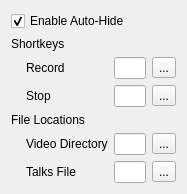
          <widget class="QWidget" name="page_2">
           <property name="geometry">
            <rect>
             <x>0</x>
             <y>0</y>
             <width>187</width>
             <height>181</height>
            </rect>
           </property>
           <attribute name="label">
            <string>Extra Settings</string>
           </attribute>
           <layout class="QVBoxLayout" name="verticalLayout_10">
            <item>
             <widget class="QCheckBox" name="autoHideCheckbox">
              <property name="sizePolicy">
               <sizepolicy hsizetype="Minimum" vsizetype="Minimum">
                <horstretch>0</horstretch>
                <verstretch>0</verstretch>
               </sizepolicy>
              </property>
              <property name="minimumSize">
               <size>
                <width>0</width>
                <height>0</height>
               </size>
              </property>
              <property name="maximumSize">
               <size>
                <width>16777215</width>
                <height>64</height>
               </size>
              </property>
              <property name="toolTip">
               <string>Enables auto-hide to system tray.</string>
              </property>
              <property name="text">
               <string>Enable Auto-Hide</string>
              </property>
              <property name="checked">
               <bool>true</bool>
              </property>
             </widget>
            </item>
            <item>
             <layout class="QGridLayout" name="gridLayout_3">
              <property name="topMargin">
               <number>0</number>
              </property>
              <item row="4" column="1">
               <widget class="QLineEdit" name="videoDirectoryLineEdit"/>
              </item>
              <item row="4" column="2">
               <widget class="QToolButton" name="videoDirectoryButton">
                <property name="text">
                 <string>...</string>
                </property>
               </widget>
              </item>
              <item row="4" column="0">
               <widget class="QLabel" name="videoDirectoryLabel">
                <property name="text">
                 <string>Video Directory</string>
                </property>
                <property name="indent">
                 <number>15</number>
                </property>
                <property name="buddy">
                 <cstring>videoDirectoryLineEdit</cstring>
                </property>
               </widget>
              </item>
              <item row="5" column="0">
               <widget class="QLabel" name="talksFileLabel">
                <property name="text">
                 <string>Talks File</string>
                </property>
                <property name="indent">
                 <number>15</number>
                </property>
                <property name="buddy">
                 <cstring>talksFileLineEdit</cstring>
                </property>
               </widget>
              </item>
              <item row="5" column="2">
               <widget class="QToolButton" name="talksFileButton">
                <property name="text">
                 <string>...</string>
                </property>
               </widget>
              </item>
              <item row="5" column="1">
               <widget class="QLineEdit" name="talksFileLineEdit"/>
              </item>
              <item row="0" column="0">
               <widget class="QLabel" name="label_6">
                <property name="text">
                 <string>Shortkeys</string>
                </property>
                <property name="alignment">
                 <set>Qt::AlignBottom|Qt::AlignLeading|Qt::AlignLeft</set>
                </property>
               </widget>
              </item>
              <item row="3" column="0">
               <widget class="QLabel" name="label_7">
                <property name="text">
                 <string>File Locations</string>
                </property>
                <property name="alignment">
                 <set>Qt::AlignBottom|Qt::AlignLeading|Qt::AlignLeft</set>
                </property>
               </widget>
              </item>
              <item row="1" column="0">
               <widget class="QLabel" name="shortRecordLabel">
                <property name="text">
                 <string>Record</string>
                </property>
                <property name="indent">
                 <number>15</number>
                </property>
               </widget>
              </item>
              <item row="2" column="0">
               <widget class="QLabel" name="shortStopLabel">
                <property name="text">
                 <string>Stop</string>
                </property>
                <property name="indent">
                 <number>15</number>
                </property>
               </widget>
              </item>
              <item row="1" column="1">
               <widget class="QLineEdit" name="shortRecordLineEdit"/>
              </item>
              <item row="2" column="1">
               <widget class="QLineEdit" name="shortStopLineEdit"/>
              </item>
              <item row="1" column="2">
               <widget class="QToolButton" name="shortRecordButton">
                <property name="text">
                 <string>...</string>
                </property>
               </widget>
              </item>
              <item row="2" column="2">
               <widget class="QToolButton" name="shortStopButton">
                <property name="text">
                 <string>...</string>
                </property>
               </widget>
              </item>
             </layout>
            </item>
           </layout>
          </widget>
